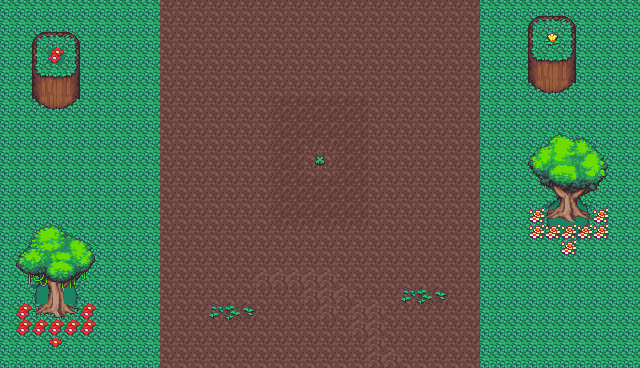

Below is a game level as drawn by its tile map, then a one-line description and the .tmx that defines it (tile-layer data replaced by summaries):
An orthogonal 40x23 tile map with 16x16 px tiles, 3 tile layers (base, grass, tree), 2 tilesets.

<map version="1.10" tiledversion="1.10.2" orientation="orthogonal" renderorder="right-down" width="40" height="23" tilewidth="16" tileheight="16" infinite="0" nextlayerid="4" nextobjectid="1">
 <tileset firstgid="1" name="jungle_tileset" tilewidth="16" tileheight="16" tilecount="462" columns="22">
  <image source="jungle_tileset.png" width="352" height="336" />
 </tileset>
 <tileset firstgid="463" name="jungle_tileset" tilewidth="16" tileheight="16" tilecount="462" columns="22">
  <image source="jungle_tileset.png" width="352" height="336" />
 </tileset>
 <layer id="1" name="base" width="40" height="23">
  <data>[920 cells, 920 non-empty, 7 distinct tile ids]</data>
 </layer>
 <layer id="2" name="grass" width="40" height="23">
  <data>[920 cells, 460 non-empty, 10 distinct tile ids]</data>
 </layer>
 <layer id="3" name="tree" width="40" height="23">
  <data>[920 cells, 152 non-empty, 78 distinct tile ids]</data>
 </layer>
</map>
